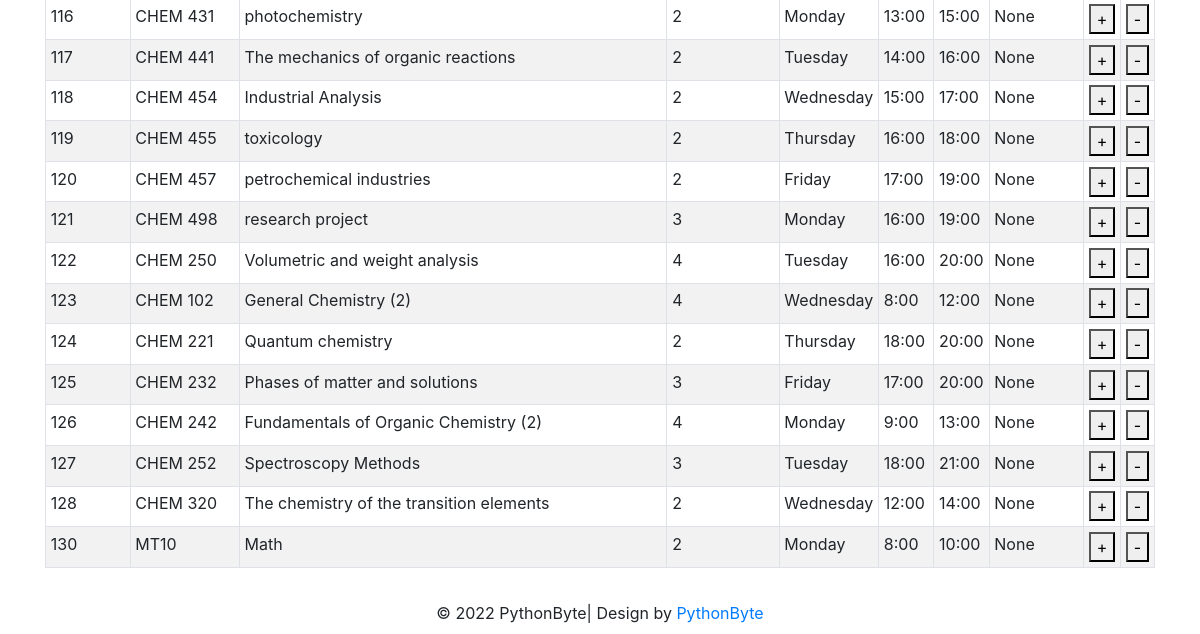
The app's page /allocate_classroomf (lower part), older data.
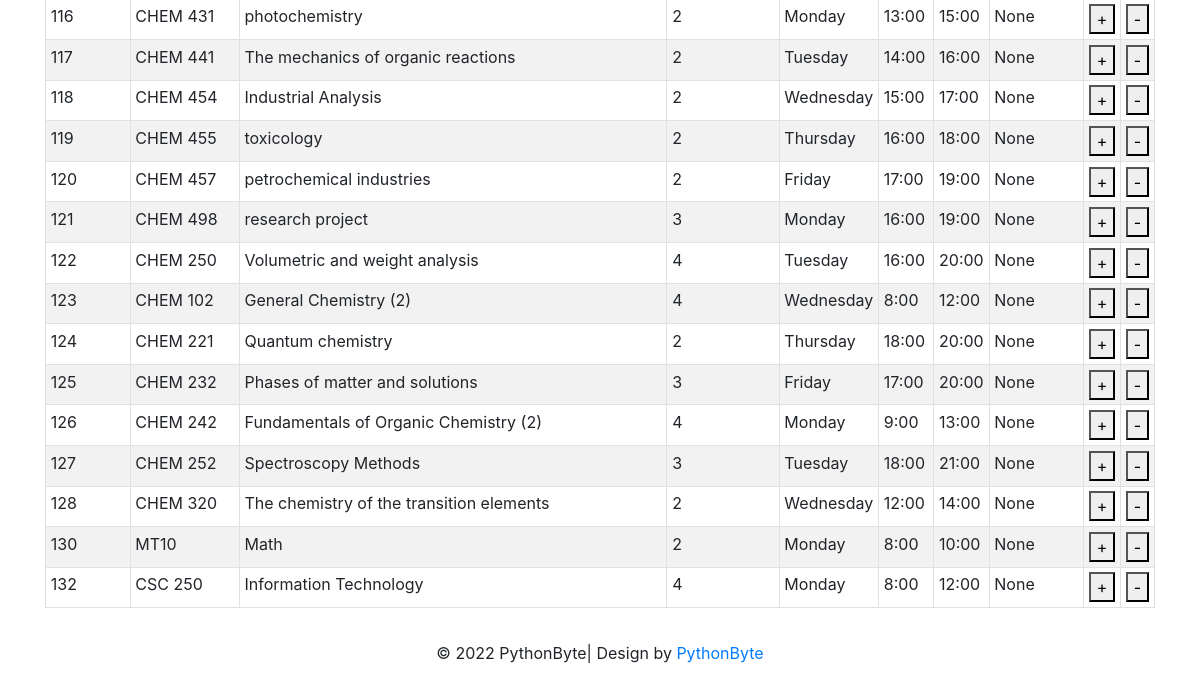
The same page, newer data.
### tables this page shows
CREATE TABLE course (course_id INTEGER NOT NULL PRIMARY KEY AUTOINCREMENT UNIQUE, course_name [nchar] (10), course_descr [nchar] (10), course_code [nchar] (10), dep_id [int], plan_id [int], level_id [int], credit INTEGER, Day_id REFERENCES Day (Day_id), fromT TIME, toT TIME, loc_id INTEGER, SEM INTEGER DEFAULT (223), lec_id INTEGER);

CREATE TABLE Day (Day_id INTEGER PRIMARY KEY, Day_Decs CHAR);

### allocate_classroom.py (the view, shortened to what this page needs)
@allocate_classroom.route('/allocate_classroomf', methods=['GET', 'POST'])
def allocate_classroomf():
    with app.app_context():
        con = sqlite3.connect("instance/db.sqlite")
        cur = con.cursor()
        cur.execute("SELECT default_sem FROM default_sem")
        SEM = cur.fetchone()[0]
        con.commit()
        cur.execute("SELECT * FROM loc")
        classroom = cur.fetchall()
        con.commit()
        cur.execute("SELECT * FROM classroom_view")
        courses = cur.fetchall()
        course_id = request.form.get('course_id')
        con.commit()
        nolec = request.form.get('nolec', None)
        loc_id = request.form.get('classroom')
        print("loc_idss")
        print(loc_id)
        cur.execute(""" SELECT distinct

    cp1.Day_id AS CP1_Day_id,
    cp1.loc_id AS CP1_loc_id,
    cp1.fromT AS CP1_fromT,
    cp1.toT AS CP1_toT,
    cp1.SEM AS CP1_SEm,
    cp2.Day_id AS CP2_Day_id,
    cp2.loc_id AS CP2_loc_id,
    cp2.fromT AS CP2_fromT,
    cp2.toT AS CP2_toT,
    cp2.SEM AS CP2_SEm
FROM
    course AS cp1
JOIN
    course AS cp2
    ON cp2.course_id = cp1.course_id AND cp2.SEM = cp1.SEM

      And (cp2.fromT >= cp1.fromT and cp2.fromT < cp1.toT AND  cp1.fromT <= cp2.fromT and cp2.day_id = cp1.day_id)
      OR (cp2.toT > cp1.fromT and cp2.toT <= cp1.toT AND cp1.fromT <= cp2.fromT and cp2.day_id = cp1.day_id )
      OR (cp2.fromT <= cp1.fromT and cp2.toT >= cp1.toT AND cp1.fromT <= cp2.fromT and cp2.day_id = cp1.day_id)
      OR (cp2.fromT <= cp1.toT    and cp2.toT >= cp1.fromT  and cp2.day_id = cp1.day_id)

      where cp2.loc_id = ? AND cp1.SEM = ? and  cp1.course_id = ?  """, (loc_id,SEM,course_id))
        entry = cur.fetchone()
        error=''
        cur.execute("SELECT * FROM classroom_view")
        courses = cur.fetchall()
        con.commit()
        con.close()
    return render_template('allocate_classroom.html', classroom=classroom,courses=courses,error=error)

### templates/allocate_classroom.html (shortened to what this page needs)
{% extends "base.html" %}
{% block content %}
       <form id = "c_form" method="post" action="/allocate_classroomf">
        <table id="classcourses" class="table table-striped table-bordered table-sm"  cellspacing="0" width="100%">
              <tbody>
               {% for row in courses %}
                      <tr>
                        <td><input type="hidden" name="title" value="{{ row[0] }}"> {{ row[0] }} </td>
                          <td>{{row[1]}}</td>
                          <td>{{row[2]}}</td>
                          <td>{{row[3]}}</td>
                          <td>{{row[4]}}</td>
                          <td>{{row[5]}}</td>
                          <td>{{row[6]}}</td>
                          <td>{{row[7]}}</td>
                          <td><button class="bi bi-plus" type="submit" value="{{ row[0] }}" name="course_id">+</button></td>
                          <td><button class="bi bi-plus" type="submit" value="{{ row[0] }}" name="nolec">-</button></td>
                      </tr>
                  {% endfor %}
              </tbody>
          </table>
       </form>
{% endblock %}

Row changes from the older to the newer data that the page shows:
added course: course_id "132", course_code "CSC 250", course_name "Information Technology", credit "4", Day_Decs "Monday", fromT "8:00", toT "12:00", row "None"
